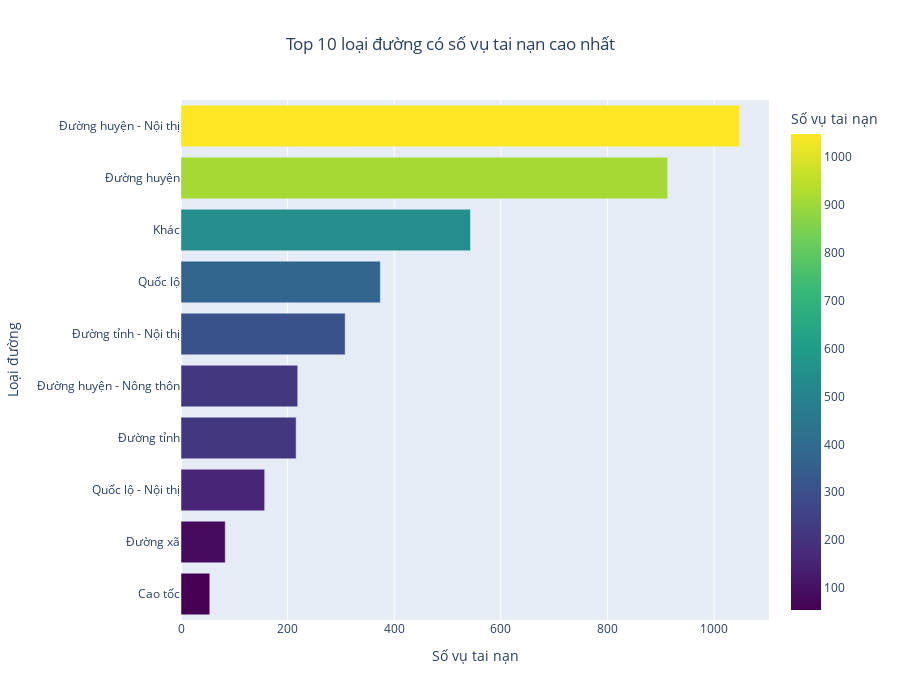

The cell this chart's notebook holds for it:
### Markdown cell above
### Biểu đồ 3: Mật độ tai nạn giao thông trên các loại đường khác nhau

### Code cell
import plotly.express as px

# Kiểm tra dữ liệu trong cột 'Loại đường'
print(data['Loại đường'].head())

# Đếm số vụ tai nạn theo từng loại đường và lấy top 10
road_type_accidents = data['Loại đường'].value_counts().head(10).reset_index()
road_type_accidents.columns = ['Loại đường', 'Số vụ']

# Sắp xếp dữ liệu theo số vụ tai nạn từ cao đến thấp
road_type_accidents = road_type_accidents.sort_values(by='Số vụ', ascending=True)

# Vẽ biểu đồ Horizontal Bar Chart
fig_road_type = px.bar(
    road_type_accidents,
    x='Số vụ',
    y='Loại đường',
    orientation='h',  # Horizontal bar chart
    title='Top 10 loại đường có số vụ tai nạn cao nhất',
    labels={'Số vụ': 'Số vụ tai nạn', 'Loại đường': 'Loại đường'},
    color='Số vụ',
    color_continuous_scale='Viridis'  # Thang màu
)

# Tùy chỉnh hiển thị biểu đồ
fig_road_type.update_layout(
    title_x=0.5,  # Căn giữa tiêu đề
    xaxis_title='Số vụ tai nạn',
    yaxis_title='Loại đường',
    width=900,  # Độ rộng biểu đồ
    height=700,  # Chiều cao biểu đồ
    font=dict(size=12)  # Kích thước font chữ
)

# Hiển thị biểu đồ
fig_road_type.show()

### Figure 1 — Plotly figure (JSON) as saved in the notebook; plotly's stock layout.template omitted (floating-point values rounded to 4 significant figures)
{"data": [{"alignmentgroup": "True", "hovertemplate": "Số vụ tai nạn=%{marker.color}<br>Loại đường=%{y}<extra></extra>", "legendgroup": "", "marker": {"color": [54, 83, 157, 216, 219, 308, 374, 543, 913, 1048], "coloraxis": "coloraxis", "pattern": {"shape": ""}}, "name": "", "offsetgroup": "", "orientation": "h", "showlegend": false, "textposition": "auto", "type": "bar", "x": [54, 83, 157, 216, 219, 308, 374, 543, 913, 1048], "xaxis": "x", "y": ["Cao tốc", "Đường xã", "Quốc lộ - Nội thị", "Đường tỉnh", "Đường huyện - Nông thôn", "Đường tỉnh - Nội thị", "Quốc lộ", "Khác", "Đường huyện", "Đường huyện - Nội thị"], "yaxis": "y"}], "layout": {"barmode": "relative", "coloraxis": {"colorbar": {"title": {"text": "Số vụ tai nạn"}}, "colorscale": [[0, "#440154"], [0.1111, "#482878"], [0.2222, "#3e4989"], [0.3333, "#31688e"], [0.4444, "#26828e"], [0.5556, "#1f9e89"], [0.6667, "#35b779"], [0.7778, "#6ece58"], [0.8889, "#b5de2b"], [1, "#fde725"]]}, "font": {"size": 12}, "height": 700, "legend": {"tracegroupgap": 0}, "title": {"text": "Top 10 loại đường có số vụ tai nạn cao nhất", "x": 0.5}, "width": 900, "xaxis": {"anchor": "y", "domain": [0, 1], "title": {"text": "Số vụ tai nạn"}}, "yaxis": {"anchor": "x", "domain": [0, 1], "title": {"text": "Loại đường"}}}}
